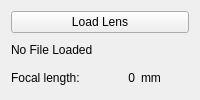
           <widget class="QWidget" name="page_9">
            <layout class="QVBoxLayout" name="verticalLayout_8">
             <item>
              <widget class="QPushButton" name="lensLoadFileButton">
               <property name="text">
                <string>Load Lens</string>
               </property>
              </widget>
             </item>
             <item>
              <widget class="QLabel" name="lensLoadedFileLabel">
               <property name="text">
                <string>No File Loaded</string>
               </property>
              </widget>
             </item>
             <item>
              <layout class="QHBoxLayout" name="horizontalLayout_6">
               <item>
                <widget class="QLabel" name="focalLengthLabel">
                 <property name="text">
                  <string>Focal length:</string>
                 </property>
                </widget>
               </item>
               <item>
                <widget class="QLabel" name="focalLengthValueLabel">
                 <property name="text">
                  <string>0</string>
                 </property>
                 <property name="alignment">
                  <set>Qt::AlignRight|Qt::AlignTrailing|Qt::AlignVCenter</set>
                 </property>
                </widget>
               </item>
               <item>
                <widget class="QLabel" name="focalLengthUnitsLabel">
                 <property name="text">
                  <string>mm</string>
                 </property>
                </widget>
               </item>
              </layout>
             </item>
            </layout>
           </widget>
